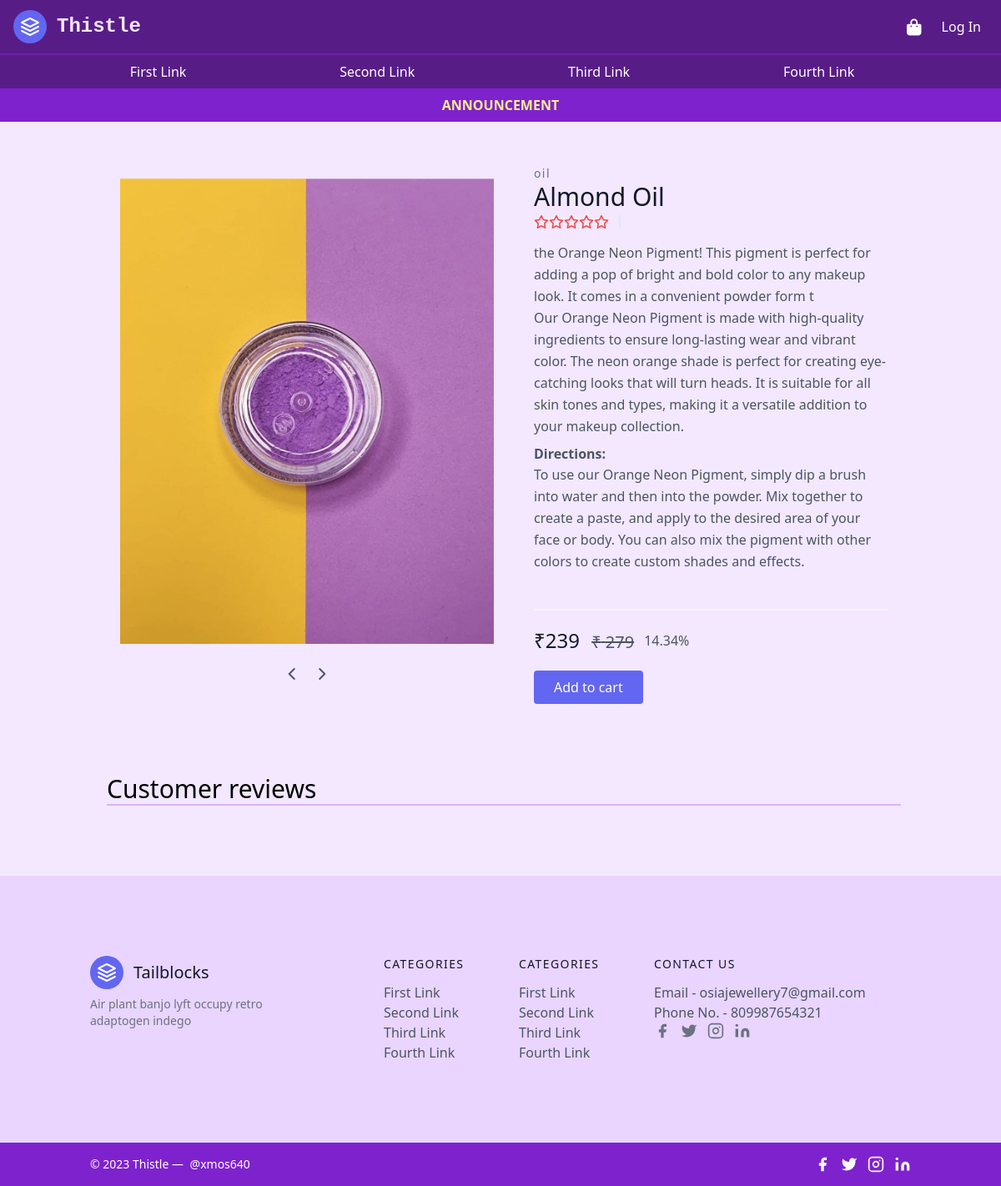
/products/1, run on the app's committed database.
### main/models.py (models this page shows, shortened)
class prod_images(models.Model):
    prod = models.ForeignKey(Product, default=None, on_delete=models.CASCADE)
    images = models.FileField(upload_to = 'images/')

class Product(models.Model):
    product_id = models.AutoField(primary_key=True)
    product_name = models.CharField(max_length=50)
    category = models.CharField(max_length=50, default="")
    subcategory = models.CharField(max_length=50,default="")
    size = models.CharField(max_length=200,default="")
    mrp = models.IntegerField( default=0)
    sale_price = models.IntegerField(default ="")
    desc = models.CharField(max_length=5000,default="")
    desc2 = models.CharField(max_length=5000,default='')
    pub_date = models.DateField()
    image = models.FileField(upload_to="images/",default="")
    availabilty = models.IntegerField(default=1)
    directions = models.CharField(max_length=4000,default="")

### main/views.py (the view)
# urls.py: path('products/<int:myid>',views.productview,name="ProductView"),
def productview(request,myid):
    product = Product.objects.filter(product_id=myid).values()
    photos = prod_images.objects.filter(prod=myid)
    this_reviews = Review.objects.filter(product=myid).values()
    emails = [i['email'] for i in this_reviews]
    try:
        if request.user.email in emails:
            done=True
            user_review = this_reviews.filter(email= request.user.email)[0]
        else:
            done =False
            user_review = False
        logged_in =True
    except Exception as e:
        print(e)
        logged_in = False
        done=False
        user_review=False
    total = 0
    ratings= 0
    for review in this_reviews:
        total+=1
        ratings+=review['rate']
    def myround(x, base=1):
        return base * round(float(x) / base)
    if total!=0:
        star_count= myround(ratings/total)
    else:
        star_count = 0
    stars = [ 1  if i<star_count else 0 for i in range(5) ]
    this_reviews=this_reviews[::-1]
    return render(request,'prodview.html',{
        'product':product[0],
        'product_id':myid,
        'photos':photos,
        'reviews':this_reviews,
        'done':done,
        'stars':stars,
        'logged_in':logged_in,
        'user_review':user_review,
    })

### main/templates/prodview.html (shortened to what this page needs)
{% extends 'basic.html' %}
{% block body %}
{% load static %}
<section class="text-gray-600 body-font overflow-hidden">
  <div class="w-full px-5 py-7 mx-auto">
    <div class="lg:w-4/5 mx-auto flex flex-wrap items-center">
      <div class="md:w-1/2 w-full overflow-hidden">
        <div class="flex flex-row flex-nowrap relative items-center flex-auto h-fit slider transition ease-out delay-150 duration-500">
          {% for p in photos %}
        <img src="{{p.images.url}}" class="slide p-2 " alt="prod1">
        {% endfor %}
        </div>
        <div class="text-center py-2">
       <button class=" hover:bg-purple-200 p-2" onclick="prev()"><i class="fa-solid fa-chevron-left"></i></button>&nbsp <button class=" hover:bg-purple-200 p-2" onclick="next()"><i class="fa-solid fa-chevron-right"></i></button>
      </div>
      </div>
        <div class="lg:w-1/2 w-full lg:pl-10 lg:py-6 mt-6 lg:mt-0">
          <h2 class="text-sm title-font text-gray-500 tracking-widest" id="category">{{product.category}}</h2>
          <h1 class="text-gray-900 text-3xl title-font font-medium mb-1" id="name">{{product.product_name}}</h1>
          <div class="flex mb-4">
            <span class="flex items-center">
              {% for i in stars %}
              {% if i %}
              <i class="fa-solid fa-star text-red-500"></i>
              {% else %}
              <i class="fa-regular fa-star text-red-500"></i>
              {% endif %}
              {% endfor %}
            </span>
            <span class="flex ml-3 pl-3 py-2 border-l-2 border-gray-200 space-x-2s">
            </span>
          </div>
          <p class="leading-relaxed font-medium">{{product.desc}}</p>
          <p class="leading-relaxed font-medium">{{product.desc2}}</p>
          <p class="font-bold pt-2">Directions:</p>
          <p class="leading-relaxed">{{product.directions}}</p>
          <div class="flex mt-6 items-center pb-5 border-b-2 border-gray-100 mb-5">
          </div>
          <div class="mt-5 flex items-center w-full ">
            <span class="title-font font-medium text-2xl text-gray-900" >
                &#8377<span id="price" class="pr-2">{{product.sale_price}}</span>
                <span  class="line-through text-xl text-gray-600 pr-3"> &#8377<span id="mrp"> {{product.mrp}} </span></span> </span>
            <span id="discount" class=""></span>
           </div>
           <div class="flex flex-row items-center">
            {% if product.availabilty %}
            <span id="atc" class="divpr"> <button class=" cart flex  text-white bg-indigo-500 border-0 py-2 px-6 focus:outline-none hover:bg-indigo-600 mt-5 rounded">Add to cart</button></span>
            {% else %}
            <button disabled class=" cart flex mt-5 ml-auto text-white bg-indigo-500 border-0 py-2 px-6 focus:outline-none hover:bg-indigo-600 rounded">Out of stock</button>
            {% endif %}
            </div>
        </div>
      </div>
    </div>
    <div class=" lg:w-4/5 mx-auto py-8 " id="reviews"><h3 class="text-3xl text-black font-medium border-b-2 border-purple-300 md: ml-2">Customer reviews</h3>
      <div class="lg:flex flex-row">
      <div class="p-5  w-full ">
       <div class="pt-3">
        </div>
        </div>
    </div>
  </div>
  </section>
{% endblock %}

### main/templates/basic.html (shortened to what this page needs)
<!DOCTYPE html>
<!DOCTYPE html>
<html lang="en">
    {% load static %}
    {% load socialaccount %}
<head>
    <link rel="stylesheet" href="https://cdnjs.cloudflare.com/ajax/libs/font-awesome/6.1.1/css/all.min.css" />
    <script src="https://cdn.tailwindcss.com"></script>
</head>
<body class="bg-purple-100 ">
 <header class="text-white  body-font ">
        <div class="w-full bg-purple-900 flex flex-wrap flex-col md:flex-row items-center border-b-2 border-purple-800">
         <div class=" w-full p-3 flex flex-nowrap ">
          <a class="flex title-font font-medium items-center text-purple-100 ml-1 md:mb-0" href="/">
            <svg xmlns="http://www.w3.org/2000/svg" fill="none" stroke="currentColor" stroke-linecap="round" stroke-linejoin="round" stroke-width="2" class="w-10 h-10 text-white p-2 bg-indigo-500 rounded-full" viewBox="0 0 24 24">
              <path d="M12 2L2 7l10 5 10-5-10-5zM2 17l10 5 10-5M2 12l10 5 10-5"></path>
            </svg>
            <span class="ml-3 text-2xl font-bold font-mono">Thistle</span>
          </a>
          <div class="ml-auto flex items-center ">
          <a href="/cart"><button class=" border-0  px-3 focus:outline-none hover:scale-110 rounded text-base md:mt-0 text-white transition ease-out delay-150 duration-500"><i class="fa-solid fa-bag-shopping fa-lg"></i>
          </button></a>
          {% if user.is_authenticated%}
          <a href="/logout"><button class=" border-0  px-3 focus:outline-none hover:scale-110 rounded text-base md:mt-0 transition ease-out delay-150 duration-500">Log Out
          </button></a>
          {% else %}
          <a href="{% provider_login_url "google" %}"><button class=" border-0  px-3 focus:outline-none hover:scale-110 rounded text-base md:mt-0 transition ease-out delay-150 duration-500">Log In
          </button></a>
          {% endif %}
          </div>
         </div>
        </div>
        <nav class="md:ml-auto bg-purple-900 flex flex-wrap flex-row md:opacity-100  md:mt-0 nav text-base overflow-hidden items-center md:justify-evenly justify-center ">
          <a class="md:mr-5 hover:scale-110 p-2 transition ease-out delay-150 duration-500"href="#">First Link</a>
          <a class="md:mr-5 hover:scale-110 p-2 transition ease-out delay-150 duration-500"href="#">Second Link</a>
          <a class="md:mr-5 hover:scale-110 p-2 transition ease-out delay-150 duration-500"href="#">Third Link</a>
          <a class="md:mr-5 hover:scale-110 p-2 transition ease-out delay-150 duration-500"href="#">Fourth Link</a>
        </nav>
        <div class="bg-purple-700 text-center p-2 w-full uppercase font-bold "><span class="animate-pulse text-yellow-200">Announcement</span></div>
      </header>
      {% block body %}
      {% endblock %}
     <footer class="text-gray-600 bg-purple-200 body-font">
        <div class="container px-5 py-24 mx-auto flex md:items-center lg:items-start md:flex-row md:flex-nowrap flex-wrap flex-col">
          <div class="w-64 flex-shrink-0 md:mx-0 mx-auto text-center md:text-left">
            <a class="flex title-font font-medium items-center md:justify-start justify-center text-gray-900">
              <svg xmlns="http://www.w3.org/2000/svg" fill="none" stroke="currentColor" stroke-linecap="round" stroke-linejoin="round" stroke-width="2" class="w-10 h-10 text-white p-2 bg-indigo-500 rounded-full" viewBox="0 0 24 24">
                <path d="M12 2L2 7l10 5 10-5-10-5zM2 17l10 5 10-5M2 12l10 5 10-5"></path>
              </svg>
              <span class="ml-3 text-xl">Tailblocks</span>
            </a>
            <p class="mt-2 text-sm text-gray-500">Air plant banjo lyft occupy retro adaptogen indego</p>
          </div>
          <div class="flex-grow flex flex-wrap md:pl-20 -mb-10 md:mt-0 mt-10 md:text-left text-center">
            <div class="lg:w-1/4 md:w-1/2 w-full px-4">
              <h2 class="title-font font-medium text-gray-900 tracking-widest text-sm mb-3">CATEGORIES</h2>
              <nav class="list-none mb-10">
                <li>
                  <a class="text-gray-600 hover:text-gray-800">First Link</a>
                </li>
                <li>
                  <a class="text-gray-600 hover:text-gray-800">Second Link</a>
                </li>
                <li>
                  <a class="text-gray-600 hover:text-gray-800">Third Link</a>
                </li>
                <li>
                  <a class="text-gray-600 hover:text-gray-800">Fourth Link</a>
                </li>
              </nav>
            </div>
            <div class="lg:w-1/4 md:w-1/2 w-full px-4">
              <h2 class="title-font font-medium text-gray-900 tracking-widest text-sm mb-3">CATEGORIES</h2>
              <nav class="list-none mb-10">
                <li>
                  <a class="text-gray-600 hover:text-gray-800">First Link</a>
                </li>
                <li>
                  <a class="text-gray-600 hover:text-gray-800">Second Link</a>
                </li>
                <li>
                  <a class="text-gray-600 hover:text-gray-800">Third Link</a>
                </li>
                <li>
                  <a class="text-gray-600 hover:text-gray-800">Fourth Link</a>
                </li>
              </nav>
            </div>
            <div class="lg:w-2/4 md:w-1/2 w-full px-4">
              <h2 class="title-font font-medium text-gray-900 tracking-widest text-sm mb-3">CONTACT US</h2>
              <nav class="list-none mb-10">
                <li>
                  Email - osiajewellery7@gmail.com
                </li>
                <li>
                  Phone No. - 809987654321
                </li>
                <li>
                  <span class="inline-flex sm:ml-auto sm:mt-0 mt-2 justify-center sm:justify-start">
                    <a class="text-gray-500">
                      <svg fill="currentColor" stroke-linecap="round" stroke-linejoin="round" stroke-width="2" class="w-5 h-5" viewBox="0 0 24 24">
                        <path d="M18 2h-3a5 5 0 00-5 5v3H7v4h3v8h4v-8h3l1-4h-4V7a1 1 0 011-1h3z"></path>
                      </svg>
                    </a>
                    <a class="ml-3 text-gray-500">
                      <svg fill="currentColor" stroke-linecap="round" stroke-linejoin="round" stroke-width="2" class="w-5 h-5" viewBox="0 0 24 24">
                        <path d="M23 3a10.9 10.9 0 01-3.14 1.53 4.48 4.48 0 00-7.86 3v1A10.66 10.66 0 013 4s-4 9 5 13a11.64 11.64 0 01-7 2c9 5 20 0 20-11.5a4.5 4.5 0 00-.08-.83A7.72 7.72 0 0023 3z"></path>
                      </svg>
                    </a>
                    <a class="ml-3 text-gray-500">
                      <svg fill="none" stroke="currentColor" stroke-linecap="round" stroke-linejoin="round" stroke-width="2" class="w-5 h-5" viewBox="0 0 24 24">
                        <rect width="20" height="20" x="2" y="2" rx="5" ry="5"></rect>
                        <path d="M16 11.37A4 4 0 1112.63 8 4 4 0 0116 11.37zm1.5-4.87h.01"></path>
                      </svg>
                    </a>
                    <a class="ml-3 text-gray-500">
                      <svg fill="currentColor" stroke="currentColor" stroke-linecap="round" stroke-linejoin="round" stroke-width="0" class="w-5 h-5" viewBox="0 0 24 24">
                        <path stroke="none" d="M16 8a6 6 0 016 6v7h-4v-7a2 2 0 00-2-2 2 2 0 00-2 2v7h-4v-7a6 6 0 016-6zM2 9h4v12H2z"></path>
                        <circle cx="4" cy="4" r="2" stroke="none"></circle>
                      </svg>
                    </a>
                  </span>
                </li>
              </nav>
            </div>
          </div>
        </div>
        <div class="bg-purple-700">
          <div class="container mx-auto py-4 px-5 flex flex-wrap flex-col sm:flex-row">
            <p class="text-white text-sm text-center sm:text-left">© 2023 Thistle —
              <a href="https://twitter.com/640Xmos" rel="noopener noreferrer" class="text-white ml-1" target="_blank">@xmos640</a>
            </p>
            <span class="inline-flex sm:ml-auto sm:mt-0 mt-2 justify-center sm:justify-start">
              <a class="text-white">
                <svg fill="currentColor" stroke-linecap="round" stroke-linejoin="round" stroke-width="2" class="w-5 h-5" viewBox="0 0 24 24">
                  <path d="M18 2h-3a5 5 0 00-5 5v3H7v4h3v8h4v-8h3l1-4h-4V7a1 1 0 011-1h3z"></path>
                </svg>
              </a>
              <a class="ml-3 text-white">
                <svg fill="currentColor" stroke-linecap="round" stroke-linejoin="round" stroke-width="2" class="w-5 h-5" viewBox="0 0 24 24">
                  <path d="M23 3a10.9 10.9 0 01-3.14 1.53 4.48 4.48 0 00-7.86 3v1A10.66 10.66 0 013 4s-4 9 5 13a11.64 11.64 0 01-7 2c9 5 20 0 20-11.5a4.5 4.5 0 00-.08-.83A7.72 7.72 0 0023 3z"></path>
                </svg>
              </a>
              <a class="ml-3 text-white">
                <svg fill="none" stroke="currentColor" stroke-linecap="round" stroke-linejoin="round" stroke-width="2" class="w-5 h-5" viewBox="0 0 24 24">
                  <rect width="20" height="20" x="2" y="2" rx="5" ry="5"></rect>
                  <path d="M16 11.37A4 4 0 1112.63 8 4 4 0 0116 11.37zm1.5-4.87h.01"></path>
                </svg>
              </a>
              <a class="ml-3 text-white">
                <svg fill="currentColor" stroke="currentColor" stroke-linecap="round" stroke-linejoin="round" stroke-width="0" class="w-5 h-5" viewBox="0 0 24 24">
                  <path stroke="none" d="M16 8a6 6 0 016 6v7h-4v-7a2 2 0 00-2-2 2 2 0 00-2 2v7h-4v-7a6 6 0 016-6zM2 9h4v12H2z"></path>
                  <circle cx="4" cy="4" r="2" stroke="none"></circle>
                </svg>
              </a>
            </span>
          </div>
        </div>
      </footer>
</body>

### data on the page
prod_images: images (picture)
Product: category "oil", product_name "Almond Oil", desc "the Orange Neon Pigment! This pigment is perfect for adding a pop of bright and bold color to any makeup look. It comes in a convenient powder form t", desc2 "Our Orange Neon Pigment is made with high-quality ingredients to ensure long-lasting wear and vibrant color. The neon orange shade is perfect for creating eye-catching looks that will turn heads. It is suitable for all skin tones and types, making it a versatile addition to your makeup collection.", directions "To use our Orange Neon Pigment, simply dip a brush into water and then into the powder. Mix together to create a paste, and apply to the desired area of your face or body. You can also mix the pigment with other colors to create custom shades and effects.", sale_price "239", mrp "279"
